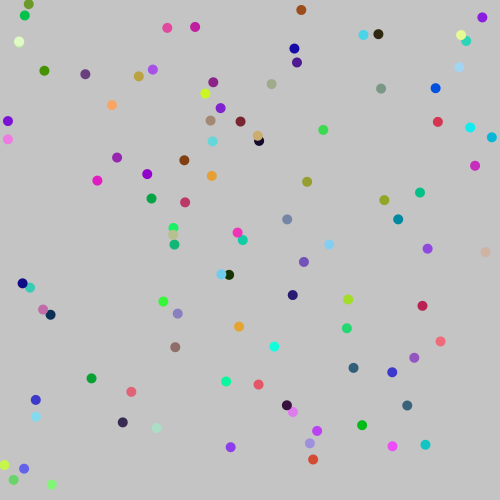
Frame 1 (no input)
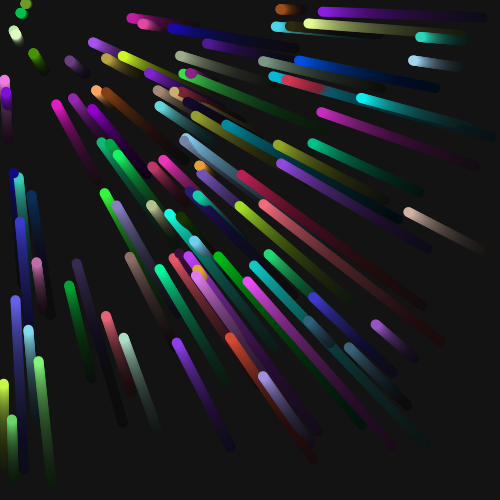
Frame 60 (the mouse pressed at the canvas centre just before this capture)
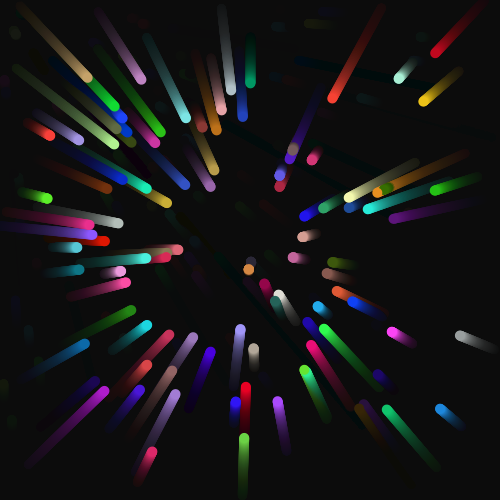
Frame 120 (the mouse held since frame 60 and released just before this capture)

The Processing sketch that drew these frames (run headless with seeded random() and noise(); from frame 60 on, the mouse is pressed at the canvas centre):

// Processing sketch: ex12_project_01
// ── ex12_project_01.pde
// 마우스를 누르면 랜덤 위치에서 생성된 원들이 마우스를 따라오기

int num = 100;
float[] x = new float[num];
float[] y = new float[num];
float[] velocity_x = new float[num];
float[] velocity_y = new float[num];
float[] easing = new float[num];
color[] c = new color[num];

void setup() {
  size(500, 500);
  reset();
}

void draw() {
  // 페이딩 효과
  noStroke();
  fill(0, 10);
  rect(0, 0, width, height);

  for (int i = 0; i < num; i++) {
    fill(c[i]);
    ellipse(x[i], y[i], 10, 10);
    velocity_x[i] = (mouseX - x[i]) * easing[i];
    velocity_y[i] = (mouseY - y[i]) * easing[i];
    x[i] += velocity_x[i];
    y[i] += velocity_y[i];
  }
}

void reset() {
  for (int i = 0; i < num; i++) {
    x[i] = random(width);
    y[i] = random(height);
    velocity_x[i] = 0;
    velocity_y[i] = 0;
    easing[i] = random(0.001, 0.01);
    c[i] = color(random(255), random(255), random(255));
  }
}

void mousePressed() {
  reset();
}
